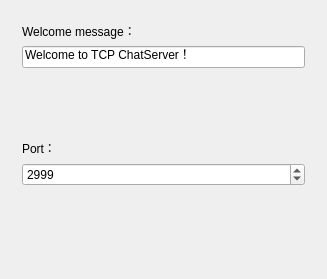
<?xml version="1.0" encoding="UTF-8"?>
<ui version="4.0">
 <class>Dialog</class>
 <widget class="QDialog" name="Dialog">
  <property name="geometry">
   <rect>
    <x>0</x>
    <y>0</y>
    <width>327</width>
    <height>279</height>
   </rect>
  </property>
  <property name="windowTitle">
   <string>Dialog</string>
  </property>
  <layout class="QVBoxLayout" name="verticalLayout">
   <item>
    <widget class="QStackedWidget" name="stackedWidget">
     <property name="currentIndex">
      <number>0</number>
     </property>
     <widget class="QWidget" name="page">
      <layout class="QVBoxLayout" name="verticalLayout_2">
       <item>
        <widget class="QLabel" name="label">
         <property name="text">
          <string>Welcome message：</string>
         </property>
        </widget>
       </item>
       <item>
        <widget class="QLineEdit" name="txtMessage">
         <property name="text">
          <string>Welcome to TCP ChatServer！</string>
         </property>
        </widget>
       </item>
       <item>
        <spacer name="verticalSpacer">
         <property name="orientation">
          <enum>Qt::Vertical</enum>
         </property>
         <property name="sizeHint" stdset="0">
          <size>
           <width>20</width>
           <height>40</height>
          </size>
         </property>
        </spacer>
       </item>
       <item>
        <widget class="QLabel" name="label_2">
         <property name="text">
          <string>Port：</string>
         </property>
        </widget>
       </item>
       <item>
        <widget class="QSpinBox" name="sbPort">
         <property name="maximum">
          <number>64000</number>
         </property>
         <property name="singleStep">
          <number>0</number>
         </property>
         <property name="value">
          <number>2999</number>
         </property>
        </widget>
       </item>
       <item>
        <spacer name="verticalSpacer_2">
         <property name="orientation">
          <enum>Qt::Vertical</enum>
         </property>
         <property name="sizeHint" stdset="0">
          <size>
           <width>20</width>
           <height>40</height>
          </size>
         </property>
        </spacer>
       </item>
      </layout>
     </widget>
     <widget class="QWidget" name="page_2">
      <layout class="QVBoxLayout" name="verticalLayout_3">
       <item>
        <layout class="QHBoxLayout" name="horizontalLayout">
         <item>
          <widget class="QPushButton" name="btnStart">
           <property name="text">
            <string>Start</string>
           </property>
          </widget>
         </item>
         <item>
          <widget class="QPushButton" name="btnEnd">
           <property name="text">
            <string>End</string>
           </property>
          </widget>
         </item>
        </layout>
       </item>
       <item>
        <widget class="QLabel" name="lblStatus">
         <property name="text">
          <string>Closed</string>
         </property>
        </widget>
       </item>
      </layout>
     </widget>
    </widget>
   </item>
   <item>
    <widget class="QDialogButtonBox" name="buttonBox">
     <property name="standardButtons">
      <set>QDialogButtonBox::NoButton</set>
     </property>
    </widget>
   </item>
  </layout>
 </widget>
 <layoutdefault spacing="6" margin="11"/>
 <resources/>
 <connections/>
</ui>
